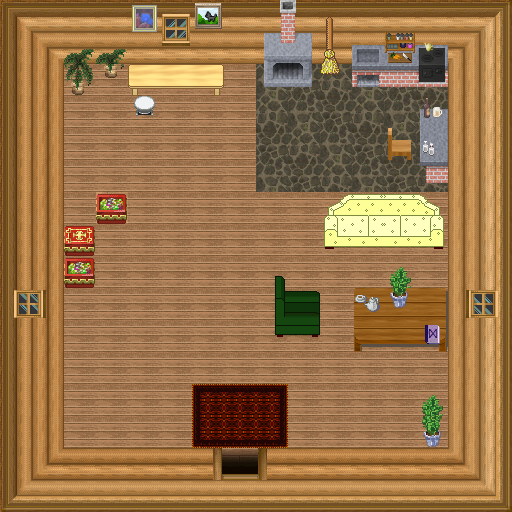

Below is a game level as drawn by its tile map, then a one-line description and the .tmx that defines it (tile-layer data replaced by summaries):
An orthogonal 16x16 tile map with 32x32 px tiles, 6 tile layers (0_floor, 1_terrain, 2_object, 3_roof, ...), 2 hidden layers not drawn, 24 tilesets.

<map version="1.0" orientation="orthogonal" renderorder="right-down" width="16" height="16" tilewidth="32" tileheight="32" nextobjectid="1">
 <tileset firstgid="1" name="plant" tilewidth="32" tileheight="32" tilecount="12" columns="6">
  <image source="../../tileset/plant/indoor/pot_plant_1.png" width="192" height="64" />
 </tileset>
 <tileset firstgid="13" name="chair" tilewidth="32" tileheight="32" tilecount="4" columns="2">
  <image source="../../tileset/furniture/chair/wooden_pale.png" width="64" height="64" />
 </tileset>
 <tileset firstgid="17" name="details1" tilewidth="32" tileheight="32" tilecount="3" columns="1">
  <image source="../../tileset/item/brush.png" width="32" height="96" />
 </tileset>
 <tileset firstgid="20" name="plant2" tilewidth="32" tileheight="32" tilecount="12" columns="6">
  <image source="../../tileset/plant/indoor/pot_plant_1.png" width="192" height="64" />
 </tileset>
 <tileset firstgid="32" name="collision" tilewidth="32" tileheight="32" tilecount="1" columns="1">
  <image source="../../tileset/logic/collision.png" width="32" height="32" />
 </tileset>
 <tileset firstgid="33" name="table" tilewidth="32" tileheight="32" tilecount="9" columns="3">
  <image source="../../tileset/furniture/table/wooden_rectangular.png" width="96" height="96" />
 </tileset>
 <tileset firstgid="42" name="sofa1" tilewidth="32" tileheight="32" tilecount="12" columns="4">
  <image source="../../tileset/furniture/chair/armchair.png" width="128" height="96" />
 </tileset>
 <tileset firstgid="54" name="drink" tilewidth="32" tileheight="32" tilecount="16" columns="4">
  <image source="../../tileset/item/drink/bottles_and_cups.png" width="128" height="128" />
 </tileset>
 <tileset firstgid="70" name="paintings" tilewidth="32" tileheight="32" tilecount="16" columns="4">
  <image source="../../tileset/furniture/picture/oil_paintings.png" width="128" height="128" />
 </tileset>
 <tileset firstgid="86" name="warmer" tilewidth="32" tileheight="32" tilecount="6" columns="2">
  <image source="../../tileset/furniture/kitchen/warmer_2.png" width="64" height="96" />
 </tileset>
 <tileset firstgid="92" name="kitchen" tilewidth="32" tileheight="32" tilecount="44" columns="4">
  <image source="../../tileset/furniture/kitchen/cabinets.png" width="128" height="352" />
 </tileset>
 <tileset firstgid="136" name="red rug" tilewidth="32" tileheight="32" tilecount="9" columns="3">
  <image source="../../tileset/furniture/carpet/dark_red.png" width="96" height="96" />
 </tileset>
 <tileset firstgid="145" name="sofa" tilewidth="32" tileheight="32" tilecount="6" columns="3">
  <image source="../../tileset/furniture/chair/sofa_cream.png" width="96" height="64" />
 </tileset>
 <tileset firstgid="151" name="round white table" tilewidth="32" tileheight="32" tilecount="6" columns="3">
  <image source="../../tileset/furniture/table/table_round_white.png" width="96" height="64" />
 </tileset>
 <tileset firstgid="157" name="bench" tilewidth="32" tileheight="32" tilecount="3" columns="3">
  <image source="../../tileset/furniture/table/long_side_on_pale.png" width="96" height="32" />
 </tileset>
 <tileset firstgid="160" name="stone floor" tilewidth="32" tileheight="32" tilecount="9" columns="3">
  <image source="../../tileset/ground/indoor/stonefloor.png" width="96" height="96" />
 </tileset>
 <tileset firstgid="169" name="books" tilewidth="32" tileheight="32" tilecount="4" columns="2">
  <image source="../../tileset/item/documents/books2.png" width="64" height="64" />
 </tileset>
 <tileset firstgid="173" name="red chests" tilewidth="32" tileheight="32" tilecount="4" columns="2">
  <image source="../../tileset/item/chest/chests_red.png" width="64" height="64" />
 </tileset>
 <tileset firstgid="177" name="cats" tilewidth="32" tileheight="32" tilecount="3" columns="3">
  <image source="../../tileset/furniture/picture/cats.png" width="96" height="32" />
 </tileset>
 <tileset firstgid="180" name="sciana" tilewidth="32" tileheight="32" tilecount="27" columns="3">
  <image source="../../tileset/pol/waly/int_plazy.png" width="96" height="288" />
 </tileset>
 <tileset firstgid="207" name="podloga" tilewidth="32" tileheight="32" tilecount="12" columns="6">
  <image source="../../tileset/pol/domki/podloga/deski_kafle2.png" width="192" height="64" />
 </tileset>
 <tileset firstgid="219" name="drzw" tilewidth="32" tileheight="32" tilecount="15" columns="5">
  <image source="../../tileset/pol/domki/drzwi/door_drewno_int.png" width="160" height="96" />
 </tileset>
 <tileset firstgid="234" name="okno" tilewidth="32" tileheight="32" tilecount="16" columns="8">
  <image source="../../tileset/pol/domki/okna/window_drewno.png" width="256" height="64" />
 </tileset>
 <tileset firstgid="250" name="protection" tilewidth="32" tileheight="32" tilecount="2" columns="2">
  <image source="../../tileset/logic/protection.png" width="64" height="32" />
 </tileset>
 <layer name="0_floor" width="16" height="16">
  <data>[256 cells, 256 non-empty, 17 distinct tile ids]</data>
 </layer>
 <layer name="1_terrain" width="16" height="16">
  <data>[256 cells, 134 non-empty, 36 distinct tile ids]</data>
 </layer>
 <layer name="2_object" width="16" height="16">
  <data>[256 cells, 42 non-empty, 40 distinct tile ids]</data>
 </layer>
 <layer name="3_roof" width="16" height="16">
  <data>[256 cells, 5 non-empty, 5 distinct tile ids]</data>
 </layer>
 <layer name="4_roof_add" width="16" height="16">
  <data>[256 cells, 1 non-empty, 1 distinct tile ids]</data>
 </layer>
 <layer name="objects" width="16" height="16">
  <data>[256 cells, 0 non-empty, 0 distinct tile ids]</data>
 </layer>
 <layer name="collision" width="16" height="16" visible="0">
  <data>[256 cells, 140 non-empty, 1 distinct tile ids]</data>
 </layer>
 <layer name="protection" width="16" height="16" visible="0">
  <data>[256 cells, 256 non-empty, 1 distinct tile ids]</data>
 </layer>
</map>
